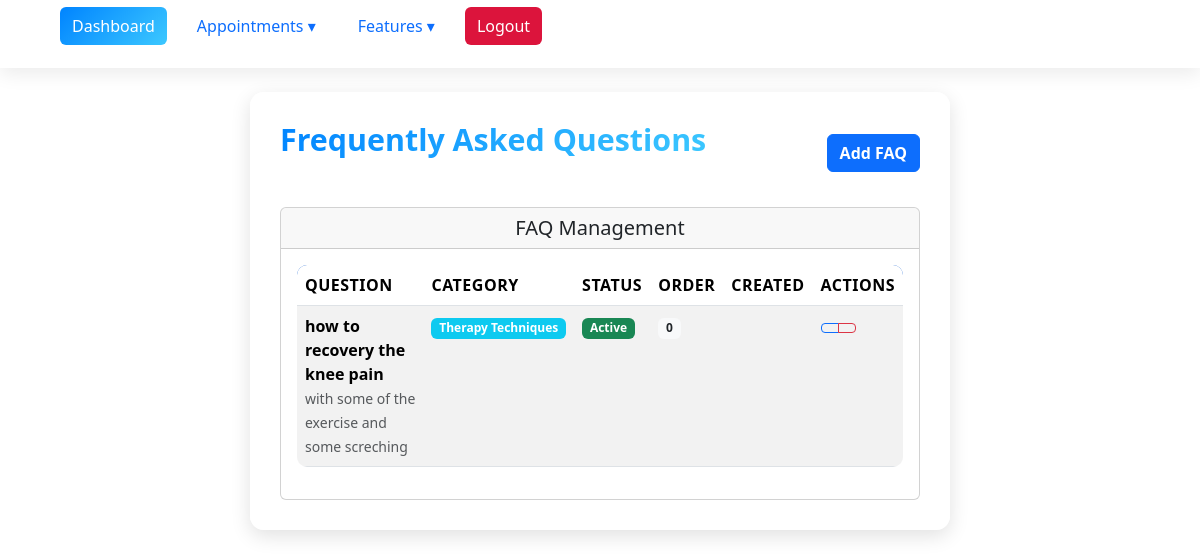
Page /faqs/ (signed in) on the committed database.
### myproject/base/models.py (models this page shows, shortened)
class FAQ(models.Model):
    question = models.CharField(max_length=255)
    answer = models.TextField()
    category = models.CharField(max_length=100)
    is_active = models.BooleanField(default=True)
    class Meta:
        ordering = ['category', 'id']  # ✅ Group FAQs by category automatically

### myproject/base/views.py (the view)
# urls.py: path('faqs/', views.faq_list, name='faq_list'),
@login_required
def faq_list(request):
    faqs = FAQ.objects.all().order_by('category', 'id')
    return render(request, 'FAQs/faq_list.html', {'faqs': faqs})

### myproject/base/templates/FAQs/faq_list.html (shortened to what this page needs)
{% extends 'main.html' %}
{% block content %}
<div class="container mt-4">
    <div class="d-flex justify-content-between align-items-center mb-4">
        <h2>Frequently Asked Questions</h2>
        <a href="{% url 'faq_create' %}" class="btn btn-primary">
             Add FAQ
        </a>
    </div>
    <div class="row">
        <div class="col-12">
            <div class="card">
                <div class="card-header">
                    <h5 class="card-title mb-0">
                         FAQ Management
                    </h5>
                </div>
                <div class="card-body">
                    {% if faqs %}
                    <div class="table-responsive">
                        <table class="table table-striped table-hover">
                            <thead>
                                <tr>
                                    <th>Question</th>
                                    <th>Category</th>
                                    <th>Status</th>
                                    <th>Order</th>
                                    <th>Created</th>
                                    <th>Actions</th>
                                </tr>
                            </thead>
                            <tbody>
                                {% for faq in faqs %}
                                <tr>
                                    <td>
                                        <strong class="d-block">{{ faq.question }}</strong>
                                        <small class="text-muted">{{ faq.answer|truncatewords:10 }}</small>
                                    </td>
                                    <td>
                                        <span class="badge bg-info">{{ faq.category|default:"General" }}</span>
                                    </td>
                                    <td>
                                        {% if faq.is_active %}
                                            <span class="badge bg-success">Active</span>
                                        {% else %}
                                            <span class="badge bg-secondary">Inactive</span>
                                        {% endif %}
                                    </td>
                                    <td>
                                        <span class="badge bg-light text-dark">{{ faq.display_order|default:"0" }}</span>
                                    </td>
                                    <td>
                                    </td>
                                    <td>
                                        <div class="btn-group btn-group-sm">
                                            <a href="{% url 'faq_update' faq.pk %}" class="btn btn-outline-primary"
                                               title="Edit FAQ">
                                            </a>
                                            <a href="{% url 'faq_delete' faq.pk %}" class="btn btn-outline-danger"
                                               onclick="return confirm('Are you sure you want to delete this FAQ?')"
                                               title="Delete FAQ">
                                            </a>
                                        </div>
                                    </td>
                                </tr>
                                {% endfor %}
                            </tbody>
                        </table>
                    </div>
                    {% endif %}
                </div>
            </div>
        </div>
    </div>
</div>
{% endblock %}

### static/style.css (style rules this page uses)
.container.mt-4 { background: rgba(255, 255, 255, 0.88); padding: 30px; border-radius: 14px; max-width: 700px; margin: auto; box-shadow: 0 6px 20px rgba(0,0,0,0.12); animation: fadeInPage 0.6s ease-in-out; }
.container.mt-4 h2 { text-align: center; font-weight: 700; margin-bottom: 25px; background: linear-gradient(135deg, #0084ff, #3cc8ff); background-clip: text; -webkit-background-clip: text; color: transparent; }
.container h2 { font-size: 1.9rem; font-weight: 700; margin-bottom: 20px; background: linear-gradient(135deg, #0066ff, #00eaff); background-clip: text; -webkit-background-clip: text; color: transparent; animation: fadeSlide 0.6s ease-out forwards; }
.btn-primary { border-radius: 6px; font-weight: 600; transition: transform 0.25s ease, background 0.3s ease; }
.table { background: #ffffff; border-radius: 10px; overflow: hidden; animation: fadeUp 0.8s ease-in-out; }
.table thead tr { background: #0052cc; color: #fff; text-transform: uppercase; letter-spacing: .5px; }
.table tbody tr { transition: background 0.25s ease, transform 0.25s ease; }

### templates/nav.html (style rules this page uses)
:root { --primary-color: #0084ff; --gradient: linear-gradient(135deg, #0084ff, #3cc8ff); --bg-light: #ffffff; --bg-dark: #0b0e12; --text-light: #fff; --text-dark: #222; --nav-bg-light: rgba(255, 255, 255, 0.85); --nav-bg-dark: rgba(20, 20, 20, 0.85); --hover-light: #e7f3ff; --hover-dark: #1f2a37; --blur-bg: blur(10px); }
body.light-theme { background: var(--bg-light); color: var(--text-dark); }

### rows in the picture
FAQ: question "how to recovery the knee pain", answer "with some of the exercise and some screching", category "Therapy Techniques", is_active "Active", display_order "0"
